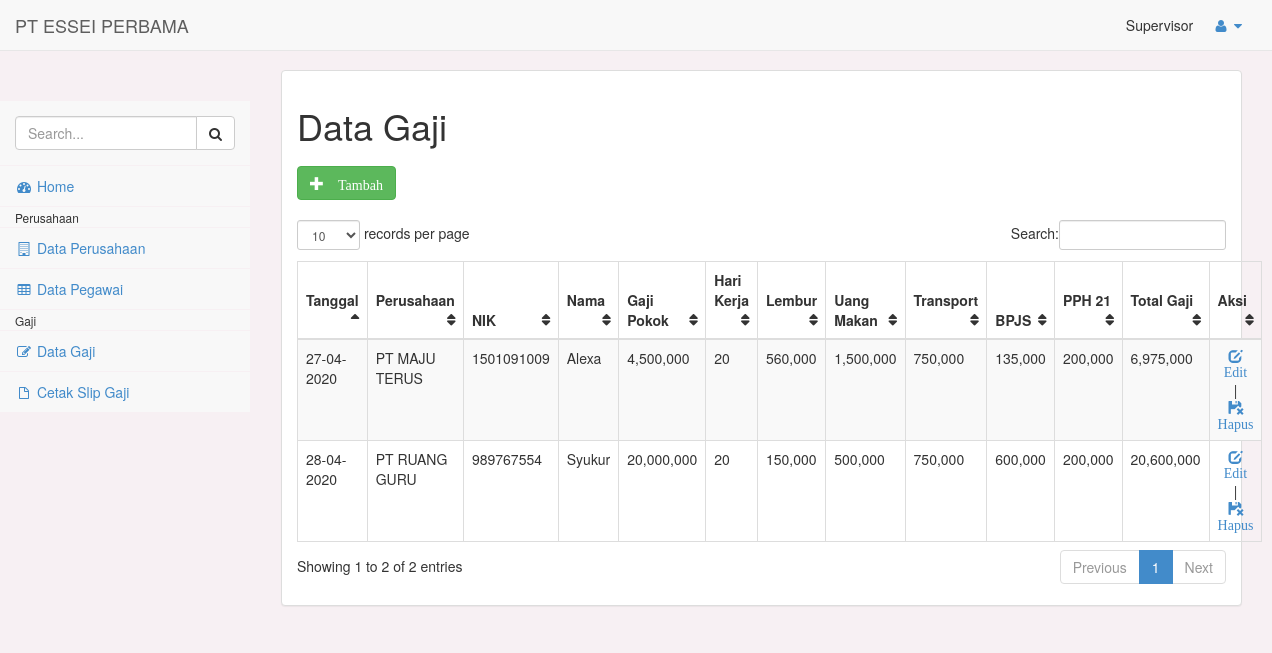
The page /pages/index.php?p=gaji (signed in) on the database its author committed.
### tables this page shows
CREATE TABLE `gaji` (
  `id_gaji` int(10) NOT NULL,
  `tgl_gaji` date NOT NULL,
  `nip` varchar(10) NOT NULL,
  `gaji` double NOT NULL,
  `hari_kerja` varchar(5) NOT NULL,
  `lembur` double NOT NULL,
  `uang_makan` double NOT NULL,
  `transport` double NOT NULL,
  `bpjs` double NOT NULL,
  `pph21` double NOT NULL
);

CREATE TABLE `perusahaan` (
  `id_perusahaan` int(11) NOT NULL,
  `nama` varchar(200) NOT NULL,
  `alamat` text NOT NULL
);

CREATE TABLE `pegawai` (
  `nip` varchar(10) NOT NULL,
  `nama` varchar(50) NOT NULL,
  `nomor_rekening` varchar(20) NOT NULL,
  `alamat` text NOT NULL,
  `jabatan` varchar(20) NOT NULL,
  `nohp` varchar(12) NOT NULL,
  `id_perusahaan` int(11) NOT NULL
);

### pages/gaji/gaji.php (the view, shortened to what this page needs)
<?php
include_once '_part/koneksi.php';
$p = $_GET['p'];
$page = isset($_GET['page']) ? $_GET['page'] : 'list';
switch ($page) {
case 'list':
?>
<h1><?= $p=="gaji"? "Data Gaji": "Cetak Slip Gaji" ?></h1>
<div class="row" style="margin: 20px auto;">
  <?php if($p=="gaji"){ ?>
  <a href="index.php?p=gaji&page=entri" class="btn btn-success"><span class="glyphicon glyphicon-plus"> Tambah</span></a>
  <?php } ?>
</div>
<table id="example" class="table table-striped table-bordered">
  <thead>
    <tr>
      <th>Tanggal</th>
      <th>Perusahaan</th>
      <th>NIK</th>
      <th>Nama</th>
      <?php if($p=="gaji"){ ?>
      <th>Gaji Pokok</th>
	  <th>Hari Kerja</th>
      <th>Lembur</th>
      <th>Uang Makan</th>
      <th>Transport</th>
      <th>BPJS</th>
      <th>PPH 21</th>
      <?php } ?>
      <th>Total Gaji</th>
      <th>Aksi</th>
    </tr>
  </thead>
  <tbody>
  <?php
    $sql = "SELECT a.*, b.nama, c.nama nama_perusahaan FROM gaji a
            JOIN pegawai b ON a.nip=b.nip
            JOIN perusahaan c ON b.id_perusahaan=c.id_perusahaan";
    $row = $koneksi->prepare($sql);
    $row->execute();
    $hasil = $row->fetchAll(PDO::FETCH_OBJ);
    foreach($hasil as $isi){
  ?>
    <tr>
      <td>
        <?= date("d-m-Y", strtotime($isi->tgl_gaji));?>
      </td>
      <td><?= $isi->nama_perusahaan;?></td>
      <td><?= $isi->nip;?></td>
      <td><?= $isi->nama;?></td>
      <?php if($p=="gaji"){ ?>
      <td><?= number_format($isi->gaji);?></td>
	  <td><?= number_format($isi->hari_kerja);?></td>
      <td><?= number_format($isi->lembur);?></td>
      <td><?= number_format($isi->uang_makan);?></td>
      <td><?= number_format($isi->transport);?></td>
      <td><?= number_format($isi->gaji * 2/100 + $isi->gaji * 1/100) ;?></td>
      <td><?= number_format($isi->pph21);?></td>
      <?php } ?>
      <td>
        <?php
        $total = ($isi->gaji + $isi->lembur + $isi->uang_makan + $isi->transport) - ($isi->gaji * 2/100 + $isi->gaji * 1/100 + $isi->pph21);
        echo number_format($total);
        ?>
      </td>
      <td align="center">
        <?php if($p=="gaji"){ ?>
        <a href="index.php?p=gaji&page=edit&id=<?= $isi->id_gaji ?>"><i class="glyphicon glyphicon-edit"> Edit</i></a>
        &nbsp;&nbsp;|&nbsp;&nbsp;
        <a href="gaji/aksi_gaji.php?id=<?= $isi->id_gaji ?>" onclick="return confirm('Yakin Hapus ?')"><i class="glyphicon glyphicon-floppy-remove"> Hapus</i></a>
        <?php }elseif($p=="cetak_slipgaji"){ ?>
        <a href="gaji/cetak_slipgaji.php?id=<?= $isi->id_gaji ?>" target="_blank"><i class="glyphicon glyphicon-file"> Cetak</i></a>
        <?php } ?>
      </td>
    </tr>
  <?php } ?>
  </tbody>
</table>
<?php
break;
?>
<?php
}
?>

### pages/_part/header.php (shortened to what this page needs)
<!DOCTYPE html>
<html>
<head>
    <link href="../assets/css/bootstrap.min.css" rel="stylesheet">
    <link href="../assets/css/plugins/dataTables/dataTables.bootstrap.css" rel="stylesheet">
    <link href="../assets/font-awesome/css/font-awesome.css" rel="stylesheet">
    <link href="../assets/css/plugins/morris/morris-0.4.3.min.css" rel="stylesheet">
    <link href="../assets/css/plugins/timeline/timeline.css" rel="stylesheet">
    <link href="../assets/css/sb-admin.css" rel="stylesheet">
</head>
<body>
    <div id="wrapper">
        <nav class="navbar navbar-default navbar-fixed-top" role="navigation" style="margin-bottom: 0">
            <div class="navbar-header">
                <a class="navbar-brand" href="index.php">PT ESSEI PERBAMA</a>
            </div>
            <ul class="nav navbar-top-links navbar-right">
                <span><?= $_SESSION['nama'] ?></span>
                <li class="dropdown">
                    <a class="dropdown-toggle" data-toggle="dropdown" href="#">
                        <i class="fa fa-user fa-fw"></i>  <i class="fa fa-caret-down"></i>
                    </a>
                </li>
            </ul>
        </nav>

### pages/_part/menu.php (shortened to what this page needs)
<?php
if(!isset($_SESSION['username'])){
    header('location:../index.php');
}else{
?>
<div class="navbar-default navbar-static-side" role="navigation">
    <div class="sidebar-collapse">
        <ul class="nav" id="side-menu" style="padding-top: 0;">
            <li class="sidebar-search" style="margin-top: 0;">
                <div class="input-group custom-search-form">
                    <input type="text" class="form-control" placeholder="Search...">
                    <span class="input-group-btn">
                        <button class="btn btn-default" type="button">
                            <i class="fa fa-search"></i>
                        </button>
                    </span>
                </div>
            </li>
            <li>
                <a href="index.php"><i class="fa fa-dashboard fa-fw"></i> Home</a>
            </li>
            <?php if ($_SESSION['level']=='spv'){?>
            <li>
                <small style="padding-left: 15px;">Perusahaan</small>
            </li>
            <li>
                <a href="?p=perusahaan"><i class="fa fa-building-o fa-fw"></i> Data Perusahaan</a>
            </li>
            <li>
                <a href="?p=pegawai"><i class="fa fa-table fa-fw"></i> Data Pegawai</a>
            </li>
            <li>
                <small style="padding-left: 15px;">Gaji</small>
            </li>
            <li>
                <a href="?p=gaji"><i class="fa fa-edit fa-fw"></i> Data Gaji</a>
            </li>
            <li>
                <a href="?p=cetak_slipgaji"><i class="fa fa-file-o fa-fw"></i> Cetak Slip Gaji</a>
            </li>
            <?php } if ($_SESSION['level']=='keu'){?>
            <li>
                <small style="padding-left: 15px;">Invoice</small>
            </li>
            <li>
                <a href="?p=invoice"><i class="fa fa-edit fa-fw"></i> Data Invoice</a>
            </li>
            <li>
                <a href="?p=cetak_invoice"><i class="fa fa-edit fa-fw"></i> Cetak Invoice</a>
            </li>
            <li>
                <a href="?p=invoice&page=laporan"><i class="fa fa-edit fa-fw"></i> Laporan Invoice</a>
            </li>
            <li>
                <small style="padding-left: 15px;">Pembayaran</small>
            </li>
            <li>
                <a href="?p=pembayaran"><i class="fa fa-edit fa-fw"></i> Data Pembayaran</a>
            </li>
            <?php } ?>
        </ul>
    </div>
</div>
<?php } ?>

### pages/index.php (shortened to what this page needs)
<?php
include '_part/header.php';
include '_part/menu.php';
?>
<div id="page-wrapper">
    <br />
    <div class="row">
        <div class="col-lg-12">
            <div class="panel panel-default">
                <div class="panel-body">
                    <?php include '_part/main.php'; ?>
                </div>
            </div>
        </div>
    </div>
</div>
<?php include '_part/footer.php'; ?>

### pages/_part/main.php
<?php
$page = isset($_GET['p']) ? $_GET['p'] : 'home';
if ($page=='home') {
  include 'home.php';
}else if ($page=='perusahaan'){
  include 'perusahaan/perusahaan.php';
}else if ($page=='pegawai'){
  include 'pegawai/pegawai.php';
}else if ($page=='gaji'){
  include 'gaji/gaji.php';
}else if ($page=='cetak_slipgaji'){
  include 'gaji/gaji.php';
}else if ($page=='invoice'){
  include 'invoice/invoice.php';
}else if ($page=='pembayaran'){
  include 'invoice/invoice.php';
}else if ($page=='cetak_invoice'){
  include 'invoice/invoice.php';
}
?>

### pages/_part/footer.php (shortened to what this page needs)
		</div>
	</body>
</html>

### assets/css/sb-admin.css (style rules this page uses)
body { padding-top: 100px; background-color: #f7f0f3; }
@media (min-width:768px) { body { padding-top: 50px; } }
#wrapper { width: 100%; }
#page-wrapper { padding: 0 15px; min-height: 568px; background-color: #f7f0f3; }
@media (min-width:768px) { #page-wrapper { position: inherit; margin: 0 0 0 250px; padding: 0 30px; min-height: 1300px; border-left: 1px solid #f7f0f3; } }
.navbar-top-links li { display: inline-block; }
.navbar-top-links li:last-child { margin-right: 15px; }
.navbar-top-links li a { padding: 15px; min-height: 50px; }
.navbar-static-side ul li { border-bottom: 1px solid #f7f0f3; }
.sidebar-search { padding: 15px; }
@media (min-width:768px) { .navbar-static-side { z-index: 1; position: absolute; width: 250px; margin-top: 51px; } }
table.dataTable thead .sorting, table.dataTable thead .sorting_asc, table.dataTable thead .sorting_desc, table.dataTable thead .sorting_asc_disabled, table.dataTable thead .sorting_desc_disabled { background: transparent; }
table.dataTable thead .sorting_asc:after { content: "\f0de"; float: right; font-family: fontawesome; }
table.dataTable thead .sorting:after { content: "\f0dc"; float: right; font-family: fontawesome; color: f7f0f3; }

### rows shown on the page
gaji: tgl_gaji "27-04-2020", perusahaan.nama "PT MAJU TERUS", nip "1501091009", nip.nama "Alexa", gaji "4,500,000", hari_kerja "20", lembur "560,000", uang_makan "1,500,000", transport "750,000", $isi->gaji * 2/100 + $isi->gaji * 1/100 "135,000", pph21 "200,000", total "6,975,000"
gaji: tgl_gaji "28-04-2020", perusahaan.nama "PT RUANG GURU", nip "989767554", nip.nama "Syukur", gaji "20,000,000", hari_kerja "20", lembur "150,000", uang_makan "500,000", transport "750,000", $isi->gaji * 2/100 + $isi->gaji * 1/100 "600,000", pph21 "200,000", total "20,600,000"

### other values the page prints
$_SESSION['nama'] "Supervisor"
